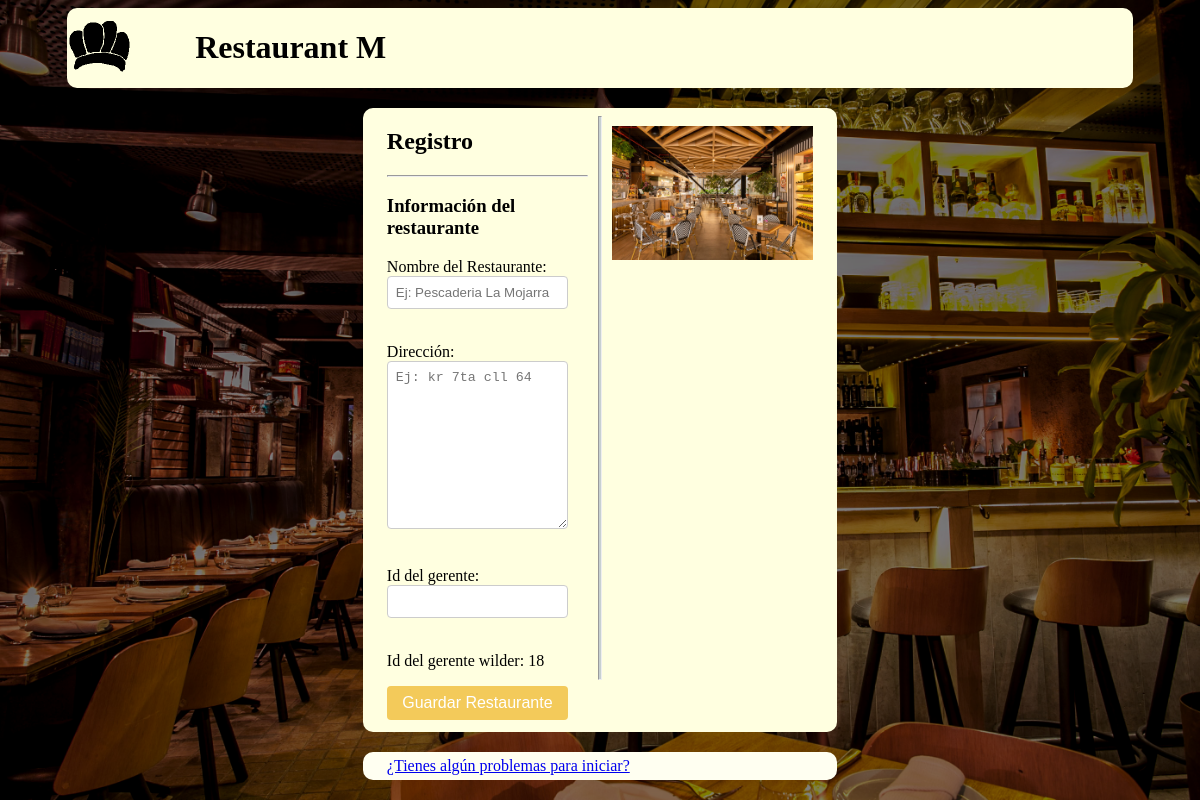
Before: /registroRes/ with the older database file.
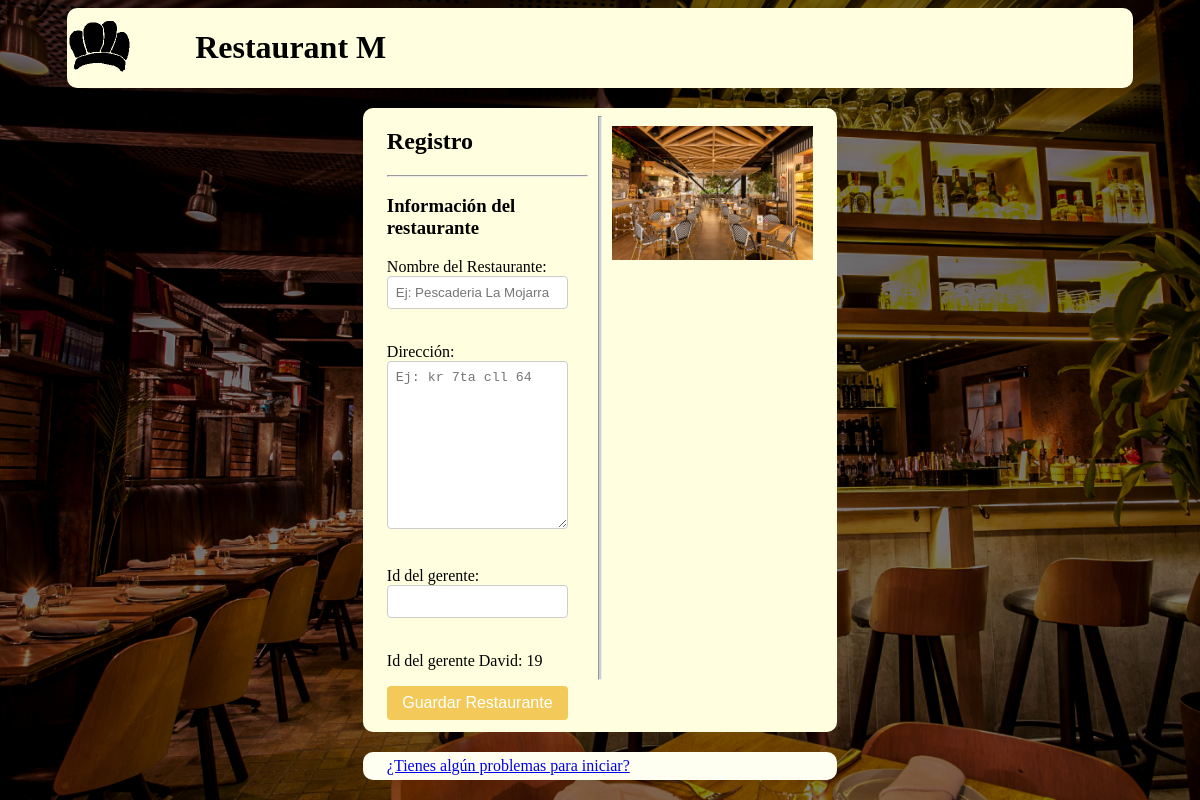
After: the same page with the newer database file.
### account/models.py (models this page shows, shortened)
class Gerentes(models.Model):
    idGerente = models.AutoField(primary_key=True)
    nombreGer = models.CharField(max_length=45, null=False, blank=False)
    emailGer = models.EmailField(max_length=45, null=False, blank=False)
    telefonoGer = models.IntegerField( null=False, blank=False)
    passwordGer = models.CharField(max_length=45, null=False, blank=False)
    class Meta:
        managed = True
        db_table = 'Gerentes'

### account/views.py (the view)
# urls.py: path('registroRes/', views.vistaRegistroRes, name='registroRes'),
def vistaRegistroRes(request):
    form = registrarRestaurante()
    ger = Gerentes.objects.last()
    nomGer = ger.nombreGer if ger else "No asignado"
    idGer = ger.idGerente if ger else "No asignado"
    if request.method == "POST":
        form = registrarRestaurante(request.POST)
        if form.is_valid():
            form.save()
            setGerenteAct(idGer)
            return redirect('home') # Nos redirige al Path con el nombre "home"
    return render(request, 'ERP_Restaurant/registroRes.html', {
        'formRes': form,
        'idGer': idGer,
        'nomGer': nomGer,
    })

### account/forms.py
class registrarRestaurante(forms.ModelForm):
    class Meta:
        model = Restaurantes
        fields = '__all__'
        ger = Gerentes.objects.last()
        widgets = {
            'idRestaurante': forms.NumberInput(attrs={
                'class': 'form-control',
                'placeholder': 'Ej: 1234567890'
            }),
            'nombreRes': forms.TextInput(attrs={
                'class': 'form-control',
                'placeholder': 'Ej: Pescaderia La Mojarra'
            }),
            'direccionRes': forms.Textarea(attrs={
                'class': 'form-control',
                'placeholder': 'Ej: kr 7ta cll 64'
            }),
            'idGerentes': forms.Textarea(attrs={
                'class': 'form-control',
                'placeholder': 'Revisar valor'
            })}
        labels = {
            'idRestaurante': 'ID del Restaurante:',
            'nombreRes': 'Nombre del Restaurante:',
            'direccionRes': 'Dirección:',
            'idGerente': 'Id del gerente',
        }

### account/templates/ERP_Restaurant/registroRes.html (shortened to what this page needs)
{% load static %}
<!DOCTYPE html>
<html lang="es">
<head>
    <link rel="stylesheet" type="text/css" href="{% static "css/estilos.css" %}">
</head>
<body>
    <header>
        <div></div>
        <div id="cont_header">
            <a href="{% url 'login' %}">
                <img src="{% static 'img/Logo.png' %}" style="width: 50%">
            </a>
            <h1>Restaurant M</h1>
        </div>
        <div></div>
    </header>
    <div style="height:20px">  </div>
    <div class="cuerpo">
        <div></div>
        <div id="contenido">
            <div></div>
            <div>
                <h2>Registro</h2>
                <hr>
                <form method="POST">
                    <h3>Información del restaurante</h3>
                    {{ formRes.as_p }}
                    <p>Id del gerente {{ nomGer }}: {{ idGer }}</p>
                    <button type="submitRes" name="submit">Guardar Restaurante</button>
                </form>
            </div>
            <hr id="vertical">
            <div>
                <br>
                <img src="{% static 'img/restaurante.jpg' %}" style="width:100%">
                <div style="height:15px"></div>
            </div>
        </div>
        <div></div>
    </div>
    <div style="height: 20px"></div>
    <div class="cuerpo">
        <div></div>
        <div id="informar">
            <div></div>
            <a href="#">¿Tienes algún problemas para iniciar?</a>
            <div></div>
        </div>
        <div></div>
    </div>
</body>
</html>

### account/static/css/estilos.css (style rules this page uses)
body { background-color: #FFFFE0; background: linear-gradient(rgba(0, 0, 0, 0.5), rgba(0, 0, 0, 0.5)), url('../img/fondo.jpg'); background-size: cover; }
header { display: grid; grid-template-columns: 5% 90% 5%; }
#cont_header { background-color: #FFFFE0; border-radius: 10px; display: flex; }
.cuerpo { display: grid; grid-template-columns: 30% 40% 30%; }
#contenido { background-color: #FFFFE0; border-radius: 10px; display: grid; grid-template-columns: 5% 42.5% 5% 42.5% 5%; }
#vertical { height: 90%; width: 2px; background-color: rgb(199, 208, 209); }
#informar { background-color: rgb(255, 255, 241); border-radius: 10px; display: grid; grid-template-columns: 5% 90% 5%; }
input[type="password"], input[type="email"], input[type="text"], input[type="number"], textarea { width: 90%; padding: 8px; margin-bottom: 18px; border: 1px solid #ccc; border-radius: 4px; box-sizing: border-box; }
button { width: 90%; padding: 8px; margin-bottom: 12px; background-color: #f3ca5a; border: none; border-radius: 4px; color: #fff; font-size: 16px; cursor: pointer; }
a { margin-top: 5px; margin-bottom: 5px; }

Changed rows visible on the page:
no longer on this page (row unchanged): Gerentes: nombreGer "wilder"
added Gerentes: nombreGer "David"
Other visible differences:
{{ idGer }}: "18" → "19"
